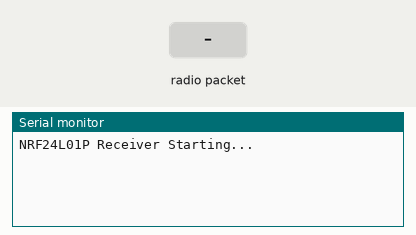
Bench run of a sketch on a simulated Arduino Uno, built with avr-gcc and run on an emulated ATmega328P. Parts: the last lines printed to the serial monitor. Inputs (shaded band) come from the test bench. No radio packets arrive unless stated.

Above: at 1.2 s.
1.3 s: radio packet "1" arrives
At 2.5 s:
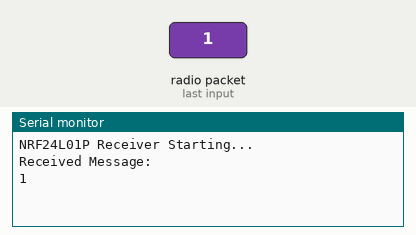
2.8 s: radio packet "0" arrives
At 3.9 s:
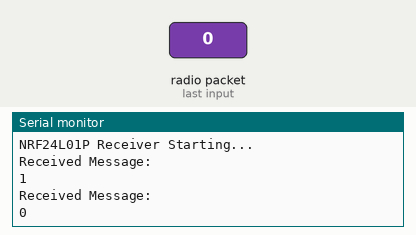
4.3 s: radio packet "2" arrives
At 5.0 s:
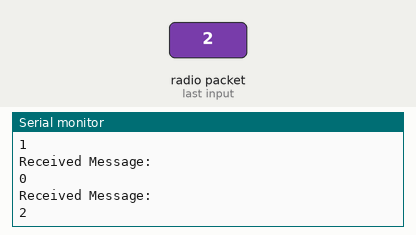

The sketch:

Receiver.ino
```cpp
// Load up the libraries
#include <SPI.h>
#include <nRF24L01.h>
#include <RF24.h>

// define the pins
#define CE_PIN   9
#define CSN_PIN 10

// Create a Radio
RF24 radio(CE_PIN, CSN_PIN);

// The tx/rx address
const byte rxAddr[6] = "00001";

void setup()
{

  // Start the serial
  Serial.begin(9600);
  while(!Serial);
  Serial.println("NRF24L01P Receiver Starting...");

  // Start the radio, again set to min & slow as I'm guessing while testing theire really close to each other
  radio.begin();
  radio.setPALevel(RF24_PA_MIN);   // RF24_PA_MIN ,RF24_PA_LOW, RF24_PA_HIGH, RF24_PA_MAX
  radio.setDataRate( RF24_250KBPS ); // RF24_250KBPS, RF24_1MBPS, RF24_2MBPS

  // Set the reading pipe and start listening
  radio.openReadingPipe(0, rxAddr);
  radio.startListening();

}

void loop()
{
  if (radio.available())
  {
    // the buffer to store the received message in
    char text[100] = {0};

    // Now read the message, old examples have done = radio.read(), that doesn't work anymore!!!
    radio.read(&text, sizeof(text));

    // Print the message out to the COM window
    Serial.println("Received Message: ");
    Serial.print(text);
    Serial.println("");
  }
}
```

Measured:
- after the input at 1.3 s, the serial monitor: prints a new line at once (image 1)
- after the input at 2.8 s, the serial monitor: prints a new line at once (image 2)
- after the input at 4.3 s, the serial monitor: prints a new line at once (image 3)
